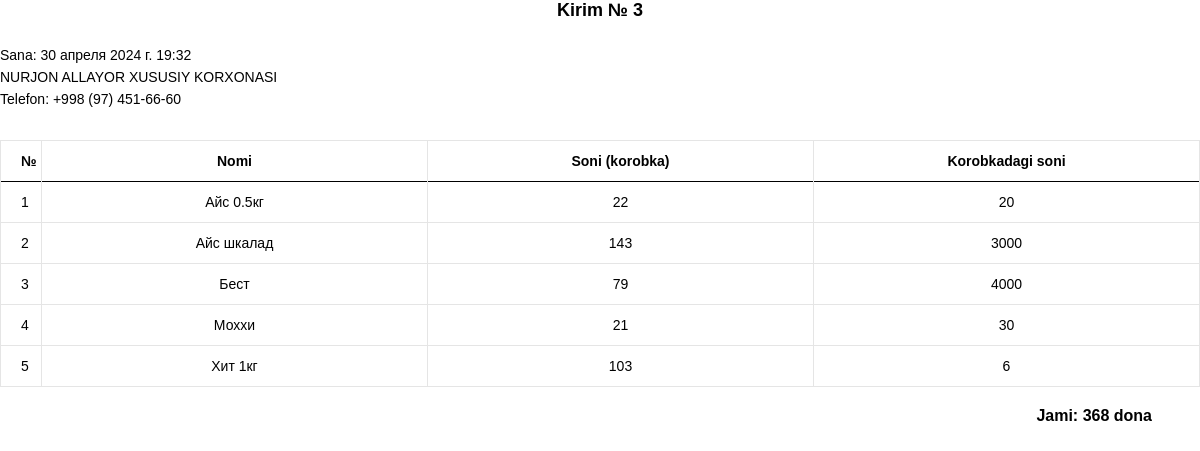
/inventory/3/ (signed in), run on an earlier commit of the app's database.
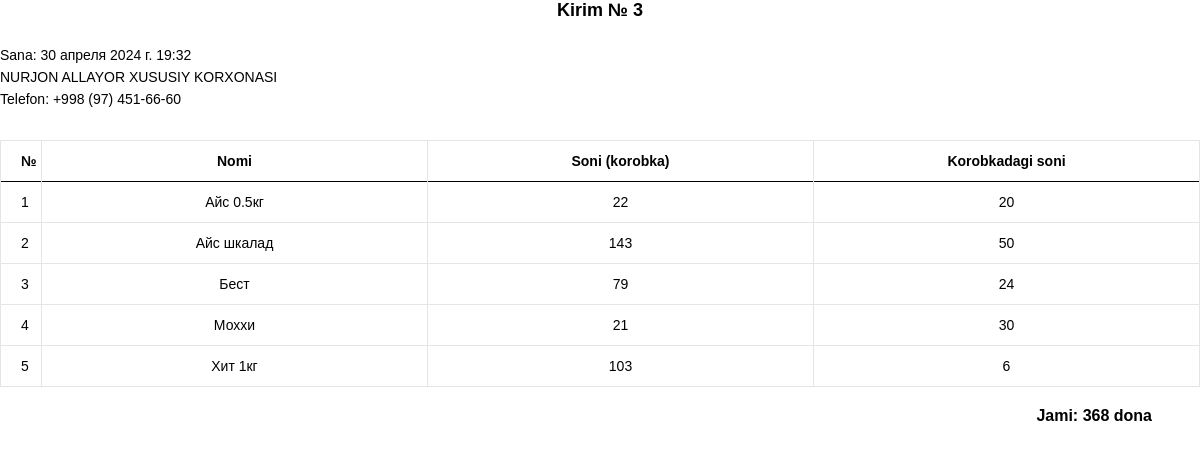
And on a later commit of the database.
### backend/models.py (models this page shows, shortened)
class InventoryProduct(models.Model):
    product = models.ForeignKey('Product', related_name='Product', on_delete=models.CASCADE)
    count = models.IntegerField(verbose_name='soni')
    inventory = models.ForeignKey('Inventory', related_name='Inventory', on_delete=models.CASCADE)
    class Meta:
        verbose_name = 'kirim(maxssulot)'
        verbose_name_plural = 'kirim(maxssulot)'

class Product(models.Model):
    photo = models.ImageField(
        upload_to='media/',
        null=True,
        blank=True,
        default='media/default.jpg',
        verbose_name='rasm'
    )
    name = models.CharField(max_length=255, unique=True, verbose_name='nomi')
    price = models.IntegerField(verbose_name='narxi')
    case = models.IntegerField(default=1, verbose_name='yashikdagi soni')
    count = models.IntegerField(default=0, verbose_name='qoldiq')
    class Meta:
        verbose_name = 'maxsulot'
        verbose_name_plural = 'maxsulotlar'

### backend/views.py (the view)
# urls.py: path('inventory/<int:id>/', inventory, name='inventory'),
@login_required
def inventory(request, id=1):
    context = dict()
    inventory = Inventory.objects.get(id=id)
    products = InventoryProduct.objects.filter(inventory=inventory)
    total_count = 0
    for product in products:
        total_count += product.count
    context['products'] = products
    context['inventory'] = inventory
    context['total_count'] = total_count
    if request.user.groups.filter(name='Склад').exists():
        return render(request, 'inventory.html', context)
    else:
        return HttpResponse("У вас нет прав для просмотра этой страницы.")

### templates/inventory.html
{% extends "./base.html" %}
{% load static %}
{% load humanize %}
{% block body %}
    <div class=" text-start">
        <h6 class=" text-center"><b>Kirim № {{ inventory.id }}</b></h6>
        <br>
        <p class="text-black" >Sana: {{ inventory.created_date }}</p>
        <p class="text-black" style="font-family:sans-serif; " >
            NURJON ALLAYOR XUSUSIY KORXONASI
        </p>
        <p class="text-black" style="font-family:sans-serif; ">Telefon: +998 (97) 451-66-60<p>
        <div class="offset-top-30">
            <table class="table table-custom table-fixed bordered-table text-center text-black" data-responsive="true">
                <tr style="font-size: 14px;">
                    <th width="30px">№</th>
                    <th>Nomi</th>
                    <th>Soni (korobka)</th>
                    <th>Korobkadagi soni</th>
                </tr>
                {% for product  in products %}
                    <tr height="10px" style="font-size: 14px;">
                        <td>{{ forloop.counter }}</td>
                        <td>{{ product.product.name }}</td>
                        <td>{{ product.count }}</td>
                        <td>{{ product.product.case }}</td>
                    </tr>
                {% endfor %}
            </table>
            <div class="float-end text-black px-5" style="font-size: 16px;" >
                <b>Jami: {{ total_count }} dona </b>
            </div>
        </div>
{% endblock %}

What changed in the data, as far as the page shows it:
changed through a linked row, InventoryProduct "Айс шкалад": product.case "3000" → "50"
changed through a linked row, InventoryProduct "Бест": product.case "4000" → "24"
